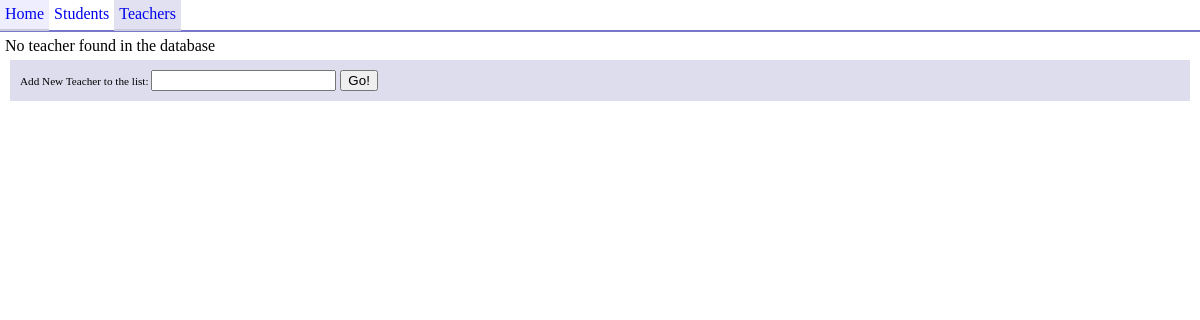
The page /teachers.php on the database as committed earlier.
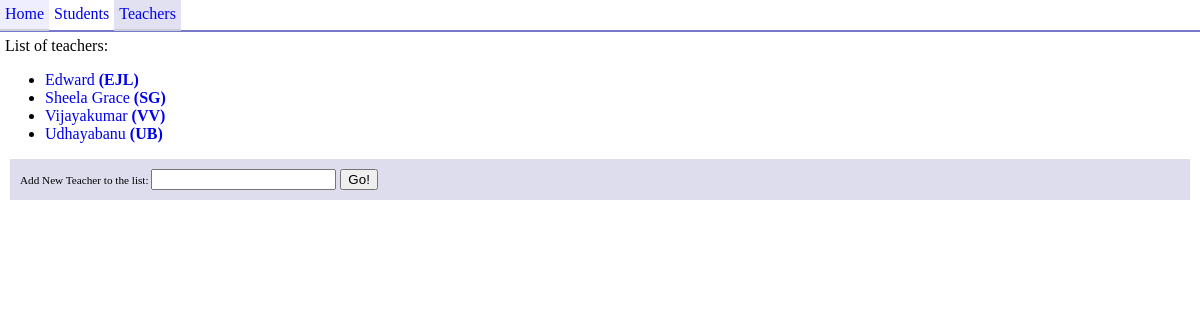
The same page on the database as committed later.
### tables this page shows
CREATE TABLE IF NOT EXISTS `teachers` (
  `teacher_id` int(3) NOT NULL AUTO_INCREMENT,
  `teacher_code` varchar(5) NOT NULL,
  `teacher_name` varchar(128) NOT NULL,
  PRIMARY KEY (`teacher_id`)
);

### teachers.php (the view, shortened to what this page needs)
<!doctype html>
<html>
<head>
<link rel="stylesheet" href="main.css">
</head>
<body>
<div id="menu">
    <a href="./">Home</a><a href="./student.php">Students</a><a id="currentMenuItem" href="./teachers.php">Teachers</a>
</div>
<div id="wrapper">
<?php
if(isset($_GET['teacherid'])) {
    $res = mysql_query("SELECT * FROM `teachers` WHERE `teacher_id` = '" . $_GET['teacherid'] . "'");
    if(mysql_num_rows($res) == 0) {
        header("Location: ./teachers.php");
    }
    else {
        $row = mysql_fetch_assoc($res);
	echo "<table><tr><td>";
	echo "<img height=\"70px\" src=\"./default.jpg\"></td><td style=\"font-size:80%; \"><h3 style=\"margin:0; \">" . $row["teacher_name"] . " (" . $row["teacher_code"] . ")</h3>";
	$res2 = mysql_query("SELECT `class_id`,`class_name` FROM `classes` WHERE `cteacher_id` = '" . $row["teacher_id"] . "'");
	if(mysql_num_rows($res2) > 0) {
	    $row2 = mysql_fetch_assoc($res2);
	    echo "is the class teacher of <a href=\"./?class=" . $row2["class_id"] . "\">" . $row2["class_name"] . "</a><br />";
	}
	$res2 = mysql_query("SELECT `student_id`,`student_name` FROM `students` WHERE `mentor_id` = '" . $row["teacher_id"] . "'");
	if(mysql_num_rows($res2) > 0) {
	    echo "is the personal mentor for <ul style=\"margin:0; \">";
	    while($row2 = mysql_fetch_assoc($res2)) {
	    	echo "<li><a href=\"./student.php?sid=" . $row2["student_id"] . "\">" . $row2["student_name"] . "</a></li>";
	    }
	    echo "</ul>";
	}
	echo "</td></tr></table>";
    }
}
else {
    $res = mysql_query("SELECT * FROM `teachers`");
    if(mysql_num_rows($res) == 0) {
        echo "No teacher found in the database";
    }
    else {
        echo "List of teachers:";
        echo "<ul>";
    	while($row = mysql_fetch_assoc($res)) {
    	    echo "<li><a href=\"./teachers.php?teacherid=" . $row["teacher_id"] . "\">" . $row['teacher_name'] . " <b>(" . $row["teacher_code"] . ")</b></a></li>";
    	}
    	echo "</ul>";
    }
    echo "<div class=\"block\">";
    echo "<form action=\"\" method=\"GET\"><label class=\"s\" from=\"teacher\">Add New Teacher to the list: </label> <input type=\"text\" name=\"teacher\"> <input type=\"submit\" value=\"Go!\"></form>";
    echo "</div>";
}
?>
</div>
</body>
</html>

### main.css (style rules this page uses)
body { font-size:1em; margin:0; }
#wrapper { padding:5px; }
a { text-decoration:none; }
#menu { border-bottom:2px solid #77c; height:30px; }
#menu a { padding:5px; padding-bottom:6px; margin:0; display:inline-block; }
#currentMenuItem { background-color:#e1e1f1; border-bottom:2px solid #ccd; }
.s { font-size:70%; }
.block { margin:5px; padding:10px; background-color:#dde; }

Rows that differ between the two databases and show on the page:
added teachers: teacher_name "Edward", teacher_code "EJL"
added teachers: teacher_name "Sheela Grace", teacher_code "SG"
added teachers: teacher_name "Vijayakumar", teacher_code "VV"
added teachers: teacher_name "Udhayabanu", teacher_code "UB"
Other text that changed with them:
text no longer shown: "No teacher found in the database"
text now shown: "List of teachers:"
